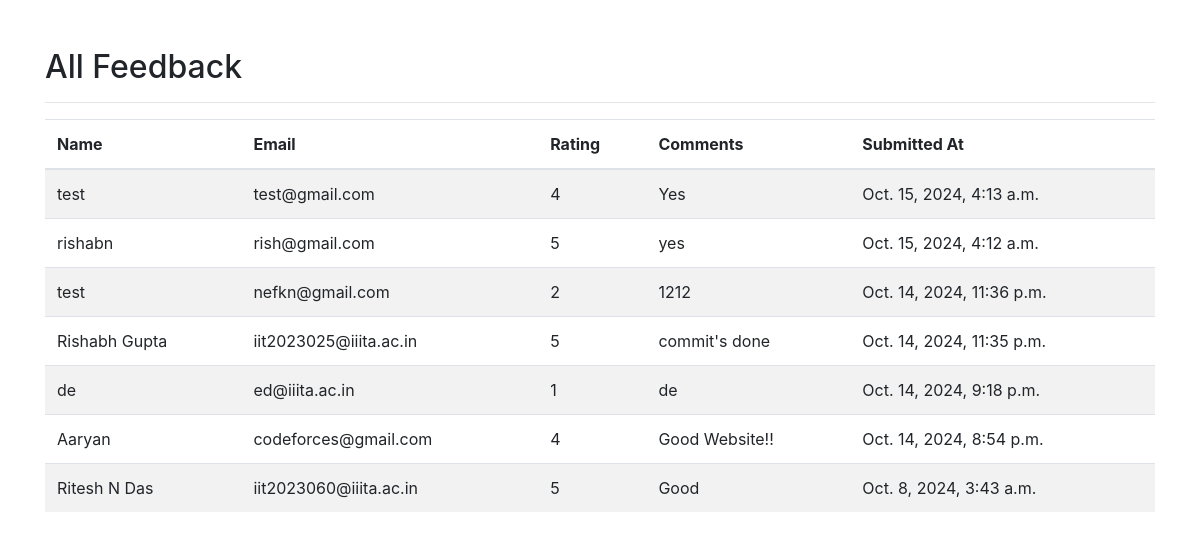
The app's page /feedback/view/ (signed in) with its own data.
### feedback/models.py (models this page shows, shortened)
class Feedback(models.Model):
    user = models.ForeignKey(User, on_delete=models.CASCADE, null=True)
    name = models.CharField(max_length=100)
    email = models.EmailField()
    rating = models.IntegerField(choices=[(i, i) for i in range(1, 6)])
    comments = models.TextField()
    submitted_at = models.DateTimeField(auto_now_add=True)

### feedback/views.py (the view)
# urls.py: path('view/', view_feedback, name='view_feedback'),
def view_feedback(request):
    if request.user.is_superuser:
        feedback_list = Feedback.objects.all().order_by('-submitted_at')
    else:
        feedback_list = Feedback.objects.filter(user=request.user).order_by('-submitted_at')
    return render(request, 'feedback/view_feedback.html', {'feedback_list': feedback_list})

### templates/feedback/view_feedback.html (shortened to what this page needs)
<!DOCTYPE html>
<html>
<head>
    <link rel="stylesheet" href="https://stackpath.bootstrapcdn.com/bootstrap/4.5.2/css/bootstrap.min.css">
</head>
<body>
    <div class="container mt-5">
        <h2>All Feedback</h2>
        <hr>
        <table class="table table-striped">
            <thead>
                <tr>
                    <th>Name</th>
                    <th>Email</th>
                    <th>Rating</th>
                    <th>Comments</th>
                    <th>Submitted At</th>
                </tr>
            </thead>
            <tbody>
                {% for feedback in feedback_list %}
                    <tr>
                        <td>{{ feedback.name }}</td>
                        <td>{{ feedback.email }}</td>
                        <td>{{ feedback.rating }}</td>
                        <td>{{ feedback.comments }}</td>
                        <td>{{ feedback.submitted_at }}</td>
                    </tr>
                {% empty %}
                    <tr>
                        <td colspan="5">No feedback submitted yet.</td>
                    </tr>
                {% endfor %}
            </tbody>
        </table>
    </div>
</body>
</html>

### records on screen
Feedback: name "test", email "test@gmail.com", rating "4", comments "Yes", submitted_at "Oct. 15, 2024, 4:13 a.m."
Feedback: name "rishabn", email "rish@gmail.com", rating "5", comments "yes", submitted_at "Oct. 15, 2024, 4:12 a.m."
Feedback: name "test", email "nefkn@gmail.com", rating "2", comments "1212", submitted_at "Oct. 14, 2024, 11:36 p.m."
Feedback: name "Rishabh Gupta", email "iit2023025@iiita.ac.in", rating "5", comments "commit's done", submitted_at "Oct. 14, 2024, 11:35 p.m."
Feedback: name "de", email "ed@iiita.ac.in", rating "1", comments "de", submitted_at "Oct. 14, 2024, 9:18 p.m."
Feedback: name "Aaryan", email "codeforces@gmail.com", rating "4", comments "Good Website!!", submitted_at "Oct. 14, 2024, 8:54 p.m."
Feedback: name "Ritesh N Das", email "iit2023060@iiita.ac.in", rating "5", comments "Good", submitted_at "Oct. 8, 2024, 3:43 a.m."
